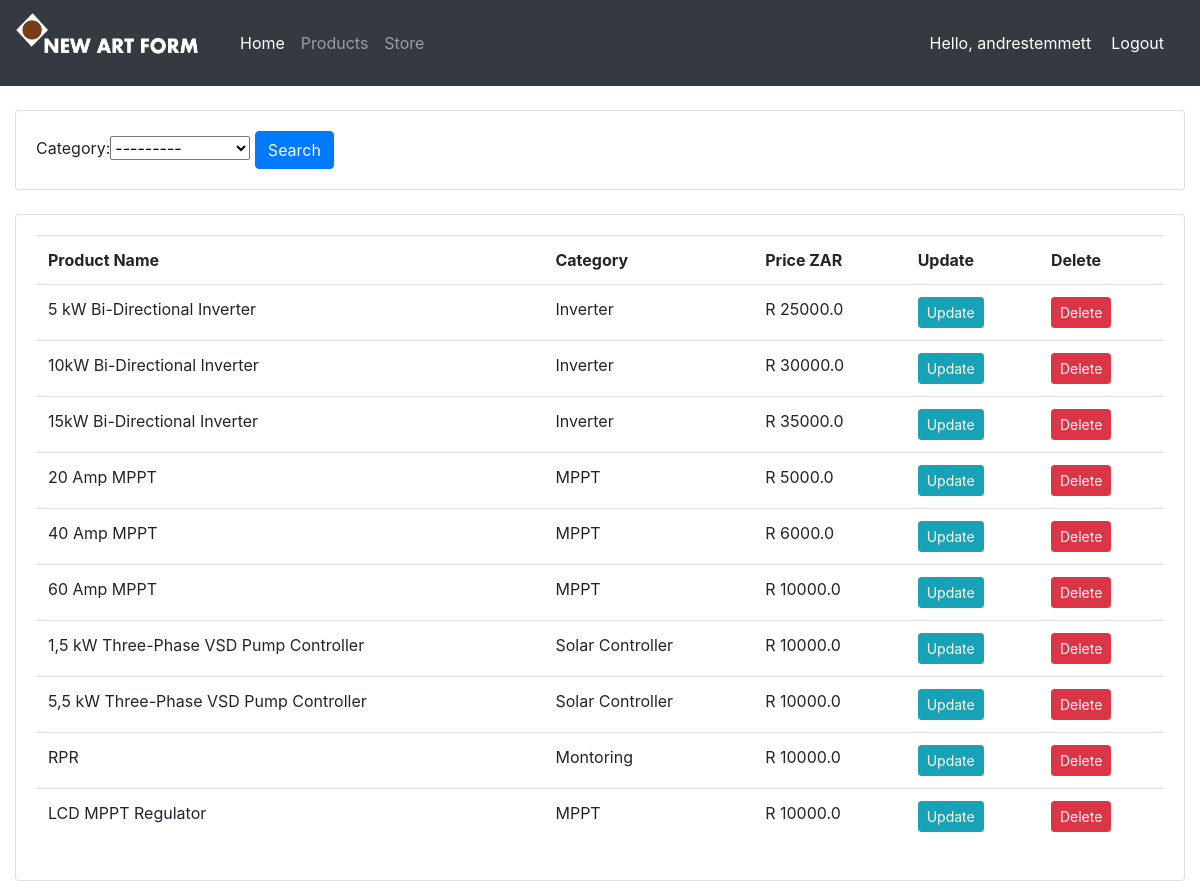
Screenshot of /products/ (signed in) with the database file from the repository.
### account/models.py (models this page shows, shortened)
class Product(models.Model):
    CATAGORY = (('Inverter', 'Inverter'),
                ('MPPT', 'MPPT'),
                ('Montoring', 'Montoring'),
                ('Solar Controller', 'Solar Controller'),
                )
    name = models.CharField(max_length=200, null=True)
    price = models.FloatField(null=True)
    category = models.CharField(max_length=200, null=True, choices=CATAGORY)
    description = models.CharField(max_length=200, null=True)
    date_created = models.DateTimeField(auto_now_add=True)
    tags = models.ManyToManyField(Tag)

### account/views.py (the view)
# urls.py: path('products/', views.products, name='products'),
@login_required(login_url='login')
def products(request):
    product = Product.objects.all()
    myFilter_p = ProductFilter(request.GET, queryset=product)
    product = myFilter_p.qs
    context = {'products': product, 'filter': myFilter_p}
    return render(request, 'account/products.html', context)

### account/templates/account/products.html
{%extends 'base.html'%}
{% block content %}
<div class="container-fluid">
    <div class = "row">
        <div class = "col-md-12">
            <div class= 'card card-body'>
                <form method="get">
                    {{filter.form}}
                <button class="btn btn-primary" type="submit">Search</button>
              </form>
            </div>
            <br>
            <div class= 'card card-body'>
                <table class="table">
                    <tr>
                        <th>Product Name</th>
                        <th>Category</th>
                        <th>Price ZAR</th>
                        <th>Update</th>
                        <th>Delete</th>
                    </tr>
                    {% for i in products%}
                       <tr>
                           <td>{{i.name}}</td>
                           <td>{{i.category}}</td>
                           <td>R {{i.price}}</td>
                           <td><a class="btn btn-sm btn-info" href="#" >Update</a></td>
                           <td><a class="btn btn-sm btn-danger" href="#" >Delete</a></td>
                       </tr>
                    {% endfor%}
                </table>
            </div>
        </div>
    </div>
{% endblock%}

### templates/navbar.html (shortened to what this page needs)
{%load static%}
<nav class="navbar navbar-expand-lg navbar-dark bg-dark">
    <a class="navbar-brand" href="#">
        <img src="{%static 'media/NAF1.png'%}" width="200" height="60" class="d-inline-block align-top" alt="">
      </a>
    <div class="collapse navbar-collapse" id="navbarNavAltMarkup">
      <div class="navbar-nav">
        {% if request.user.is_staff%}
        <a class="nav-item nav-link active" href="{%url 'home' %}">Home<span class="sr-only">(current)</span></a>
        <a class="nav-item nav-link" href="{%url 'products' %}">Products</a>
        <a class="nav-item nav-link" href="#">Store</a>
        {% else %}
        <a class="nav-item nav-link" href="{% url 'account' %}">User Settings</a>
        {% endif %}
      </div>
    </div>
    <span class="log-msg">
      Hello, {{request.user}}
    </span>
    <span >
      <a class="log-msg" href="{%url 'logout' %}">Logout</a>
    </span>
  </nav>

### templates/navbar.html (style rules this page uses)
.log-msg { fontsize: 18px; color: #ffff; margin-right: 20px }

### rows the page displays
Product: name "5 kW Bi-Directional Inverter", category "Inverter", price "25000.0"
Product: name "10kW Bi-Directional Inverter", category "Inverter", price "30000.0"
Product: name "15kW Bi-Directional Inverter", category "Inverter", price "35000.0"
Product: name "20 Amp MPPT", category "MPPT", price "5000.0"
Product: name "40 Amp MPPT", category "MPPT", price "6000.0"
Product: name "60 Amp MPPT", category "MPPT", price "10000.0"
Product: name "1,5 kW Three-Phase VSD Pump Controller", category "Solar Controller", price "10000.0"
Product: name "5,5 kW Three-Phase VSD Pump Controller", category "Solar Controller", price "10000.0"
Product: name "RPR", category "Montoring", price "10000.0"
Product: name "LCD MPPT Regulator", category "MPPT", price "10000.0"

### other values shown
{{ request.user }} "andrestemmett"
